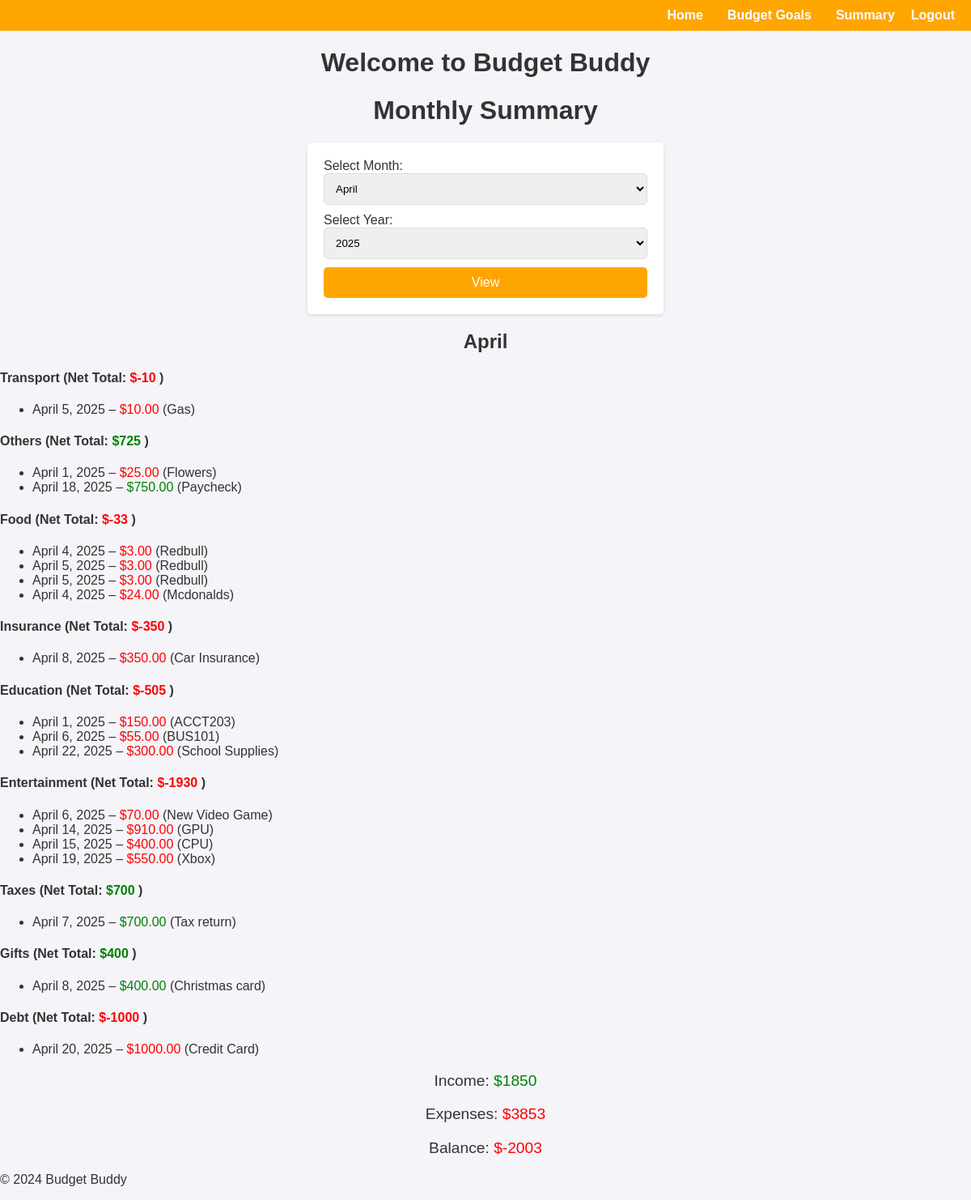
Page /category_summary/ (signed in) on the committed database.
### web_project/models.py (models this page shows, shortened)
class Expense(models.Model):
    CATEGORY_CHOICES = sorted([
    ('Food', 'Food'),
    ('Transport', 'Transport'),
    ('Entertainment', 'Entertainment'),
    ('Utilities', 'Utilities'),
    ('Others', 'Others'),
    ('Housing', 'Housing'),
    ('Health', 'Health'),
    ('Insurance', 'Insurance'),
    ('Education', 'Education'),
    ('Savings', 'Savings'),
    ('Debt', 'Debt'),
    ('Personal Care', 'Personal Care'),
    ('Gifts', 'Gifts'),
    ('Shopping', 'Shopping'),
    ('Subscriptions', 'Subscriptions'),
    ('Taxes', 'Taxes'),
    ('Business Expenses', 'Business Expenses'),
    ('Travel', 'Travel'),
    ('Home Maintenance', 'Home Maintenance'),
    ('Pets', 'Pets'),
], key=lambda x: x[0])
    TYPE_CHOICES = [
        ('Expense', 'Expense'),
        ('Income', 'Income')
    ]
    title = models.CharField(max_length=255)
    amount = models.DecimalField(max_digits=10, decimal_places=2)
    date = models.DateField()
    category = models.CharField(max_length=50, choices=CATEGORY_CHOICES, default='Others')
    type = models.CharField(max_length=10, choices=TYPE_CHOICES, default='Expense')
    user = models.ForeignKey(User, on_delete=models.CASCADE)

### web_project/views.py (the view)
# urls.py: path('category_summary/', views.category_summary, name='category_summary')
@login_required
def category_summary(request):
    current_year = datetime.now().year
    current_month = datetime.now().month
    month = int(request.GET.get('month', current_month))  # Ensure it's an integer
    year = int(request.GET.get('year', current_year))  # Ensure it's an integer
    expenses = Expense.objects.filter(
        user=request.user,
        date__year=year,
        date__month=month
    )
    income_total = expenses.filter(type='Income').aggregate(total=Sum('amount'))['total'] or 0
    expense_total = expenses.filter(type='Expense').aggregate(total=Sum('amount'))['total'] or 0
    total_balance = income_total - expense_total
    categories = Expense.objects.filter(user=request.user, date__year=year, date__month=month).values('category').distinct()
    expenses_by_category = {}
    for category in categories:
        category_name = category['category']
        category_expenses = expenses.filter(category=category_name)
        income = category_expenses.filter(type='Income').aggregate(total=Sum('amount'))['total'] or 0
        expense = category_expenses.filter(type='Expense').aggregate(total=Sum('amount'))['total'] or 0
        net_total = income - expense  # Subtract expenses from income
        expenses_by_category[category_name] = {
            'total': net_total,
            'income': income,
            'expense': expense,
            'items': category_expenses,
        }
    years = Expense.objects.filter(user=request.user).dates('date', 'year')
    years = [year.year for year in years]
    month_names = {
        1: "January", 2: "February", 3: "March", 4: "April", 5: "May", 6: "June",
        7: "July", 8: "August", 9: "September", 10: "October", 11: "November", 12: "December"
    }
    month_name = month_names.get(month, "Invalid month")  # Get the month name or default to "Invalid month"
    return render(request, 'summary.html', {
        'income_total': income_total,
        'expense_total': expense_total,
        'total_balance': total_balance,
        'expenses_by_category': expenses_by_category,
        'month_name': month_name,
        'years': years,
        'selected_year': year,
        'month': month,
    })

### web_project/Templates/summary.html (shortened to what this page needs)
{% extends "base.html" %}
{% block content %}
<div class="summary-container">
    <h1>Monthly Summary</h1>
    <form method="get" style="margin-bottom: 20px;">
        <label for="month">Select Month:</label>
        <select name="month" id="month">
            <option value="4" {% if month == 4 %}selected{% endif %}>April</option>
        </select>
        <label for="year">Select Year:</label>
        <select name="year" id="year">
            {% for year in years %}
                <option value="{{ year }}" {% if year == selected_year %}selected{% endif %}>{{ year }}</option>
            {% endfor %}
        </select>
        <button type="submit" class="button">View</button>
    </form>
    <h2>{{ month_name }}</h2>
    <div class="itemized-summary">
        {% for category, data in expenses_by_category.items %}
            <h4>
                {{ category }} (Net Total:
                <span style="color: {% if data.total >= 0 %}green{% else %}red{% endif %};">
                    ${{ data.total }}
                </span>)
            </h4>
            <ul>
                {% for expense in data.items %}
                    <li>
                        {{ expense.date|date:"F j, Y" }} –
                        <span style="color: {% if expense.type == 'Income' %}green{% else %}red{% endif %};">
                            ${{ expense.amount }}
                        </span>
                        ({{ expense.title }})
                    </li>
                {% endfor %}
            </ul>
        {% endfor %}
    </div>
    <p>Income:
        <span style="color: green;">${{ income_total }}</span>
    </p>
    <p>Expenses:
        <span style="color: red;">${{ expense_total }}</span>
    </p>
    <p>
        Balance:
        <span style="color: {% if total_balance >= 0 %}green{% else %}red{% endif %};">
            ${{ total_balance }}
        </span>
    </p>
</div>
{% endblock %}

### web_project/static/css/style.css (style rules this page uses)
body { font-family: 'Arial', sans-serif; margin: 0; padding: 0; background-color: #f4f4f9; color: #333; }
.button { width: 100%; padding: 10px; background-color: orange; color: white; border: none; border-radius: 5px; font-size: 16px; cursor: pointer; box-sizing: border-box; text-align: center; }
form { max-width: 400px; margin: 20px auto; padding: 20px; background: white; border-radius: 5px; box-shadow: 0 2px 5px rgba(0, 0, 0, 0.1); }
form input, form textarea, form select { width: 100%; padding: 10px; margin-bottom: 10px; border: 1px solid #ddd; border-radius: 5px; box-sizing: border-box; }
.summary-container h2, h1 { text-align: center; }
.summary-container p { text-align: center; font-size: 1.2rem; }

### rows in the picture
Expense: date "April 5, 2025", amount "10.00", title "Gas"
Expense: date "April 1, 2025", amount "25.00", title "Flowers"
Expense: date "April 18, 2025", amount "750.00", title "Paycheck"
Expense: date "April 4, 2025", amount "3.00", title "Redbull"
Expense: date "April 5, 2025", amount "3.00", title "Redbull"
Expense: date "April 5, 2025", amount "3.00", title "Redbull"
Expense: date "April 4, 2025", amount "24.00", title "Mcdonalds"
Expense: date "April 8, 2025", amount "350.00", title "Car Insurance"
Expense: date "April 1, 2025", amount "150.00", title "ACCT203"
Expense: date "April 6, 2025", amount "55.00", title "BUS101"
Expense: date "April 22, 2025", amount "300.00", title "School Supplies"
Expense: date "April 6, 2025", amount "70.00", title "New Video Game"
Expense: date "April 14, 2025", amount "910.00", title "GPU"
Expense: date "April 15, 2025", amount "400.00", title "CPU"
Expense: date "April 19, 2025", amount "550.00", title "Xbox"
Expense: category "Taxes", total "700", date "April 7, 2025", amount "700.00", title "Tax return"
Expense: category "Gifts", total "400", date "April 8, 2025", amount "400.00", title "Christmas card"
Expense: date "April 20, 2025", amount "1000.00", title "Credit Card"

### other values in the picture
{{ month_name }} "April"
{{ category }} "Transport" "Others" "Food" "Insurance" "Education" "Entertainment" "Debt"
{{ data.total }} "-10" "725" "-33" "-350" "-505" "-1930" "-1000"
{{ income_total }} "1850"
{{ expense_total }} "3853"
{{ total_balance }} "-2003"
form field year "2025"
